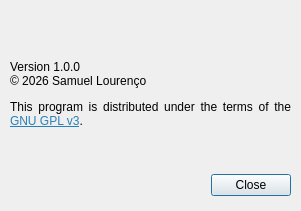
<?xml version="1.0" encoding="UTF-8"?>
<ui version="4.0">
 <class>AboutDialog</class>
 <widget class="QDialog" name="AboutDialog">
  <property name="geometry">
   <rect>
    <x>0</x>
    <y>0</y>
    <width>301</width>
    <height>211</height>
   </rect>
  </property>
  <property name="minimumSize">
   <size>
    <width>301</width>
    <height>211</height>
   </size>
  </property>
  <property name="maximumSize">
   <size>
    <width>301</width>
    <height>211</height>
   </size>
  </property>
  <property name="windowTitle">
   <string>About MCP2221 Configurator</string>
  </property>
  <property name="windowIcon">
   <iconset resource="resources.qrc">
    <normaloff>:/icons/icons/active64.png</normaloff>
    <normalon>:/icons/icons/active64.png</normalon>
    <disabledoff>:/icons/icons/greyed64.png</disabledoff>
    <disabledon>:/icons/icons/greyed64.png</disabledon>
    <activeoff>:/icons/icons/active64.png</activeoff>
    <activeon>:/icons/icons/active64.png</activeon>
    <selectedoff>:/icons/icons/selected64.png</selectedoff>
    <selectedon>:/icons/icons/selected64.png</selectedon>:/icons/icons/active64.png</iconset>
  </property>
  <property name="locale">
   <locale language="English" country="UnitedStates"/>
  </property>
  <widget class="QDialogButtonBox" name="buttonBox">
   <property name="geometry">
    <rect>
     <x>10</x>
     <y>170</y>
     <width>281</width>
     <height>31</height>
    </rect>
   </property>
   <property name="orientation">
    <enum>Qt::Horizontal</enum>
   </property>
   <property name="standardButtons">
    <set>QDialogButtonBox::Close</set>
   </property>
  </widget>
  <widget class="QLabel" name="labelBanner">
   <property name="geometry">
    <rect>
     <x>10</x>
     <y>10</y>
     <width>281</width>
     <height>41</height>
    </rect>
   </property>
   <property name="text">
    <string>&lt;html&gt;&lt;head/&gt;&lt;body&gt;&lt;p&gt;&lt;img src=&quot;:/images/images/banner.png&quot;/&gt;&lt;/p&gt;&lt;/body&gt;&lt;/html&gt;</string>
   </property>
  </widget>
  <widget class="QLabel" name="labelAbout">
   <property name="geometry">
    <rect>
     <x>10</x>
     <y>60</y>
     <width>281</width>
     <height>101</height>
    </rect>
   </property>
   <property name="text">
    <string>&lt;html&gt;&lt;head/&gt;&lt;body&gt;&lt;p&gt;Version 1.0.0&lt;br/&gt;© 2026 Samuel Lourenço&lt;/p&gt;&lt;p&gt;This program is distributed under the terms of the &lt;a href=&quot;https://www.gnu.org/licenses/gpl-3.0-standalone.html&quot;&gt;&lt;span style=&quot; text-decoration: underline; color:#2980b9;&quot;&gt;GNU GPL v3&lt;/span&gt;&lt;/a&gt;.&lt;/p&gt;&lt;/body&gt;&lt;/html&gt;</string>
   </property>
   <property name="alignment">
    <set>Qt::AlignJustify|Qt::AlignTop</set>
   </property>
   <property name="wordWrap">
    <bool>true</bool>
   </property>
   <property name="openExternalLinks">
    <bool>true</bool>
   </property>
  </widget>
 </widget>
 <resources>
  <include location="resources.qrc"/>
 </resources>
 <connections>
  <connection>
   <sender>buttonBox</sender>
   <signal>rejected()</signal>
   <receiver>AboutDialog</receiver>
   <slot>close()</slot>
   <hints>
    <hint type="sourcelabel">
     <x>150</x>
     <y>185</y>
    </hint>
    <hint type="destinationlabel">
     <x>150</x>
     <y>105</y>
    </hint>
   </hints>
  </connection>
 </connections>
</ui>
